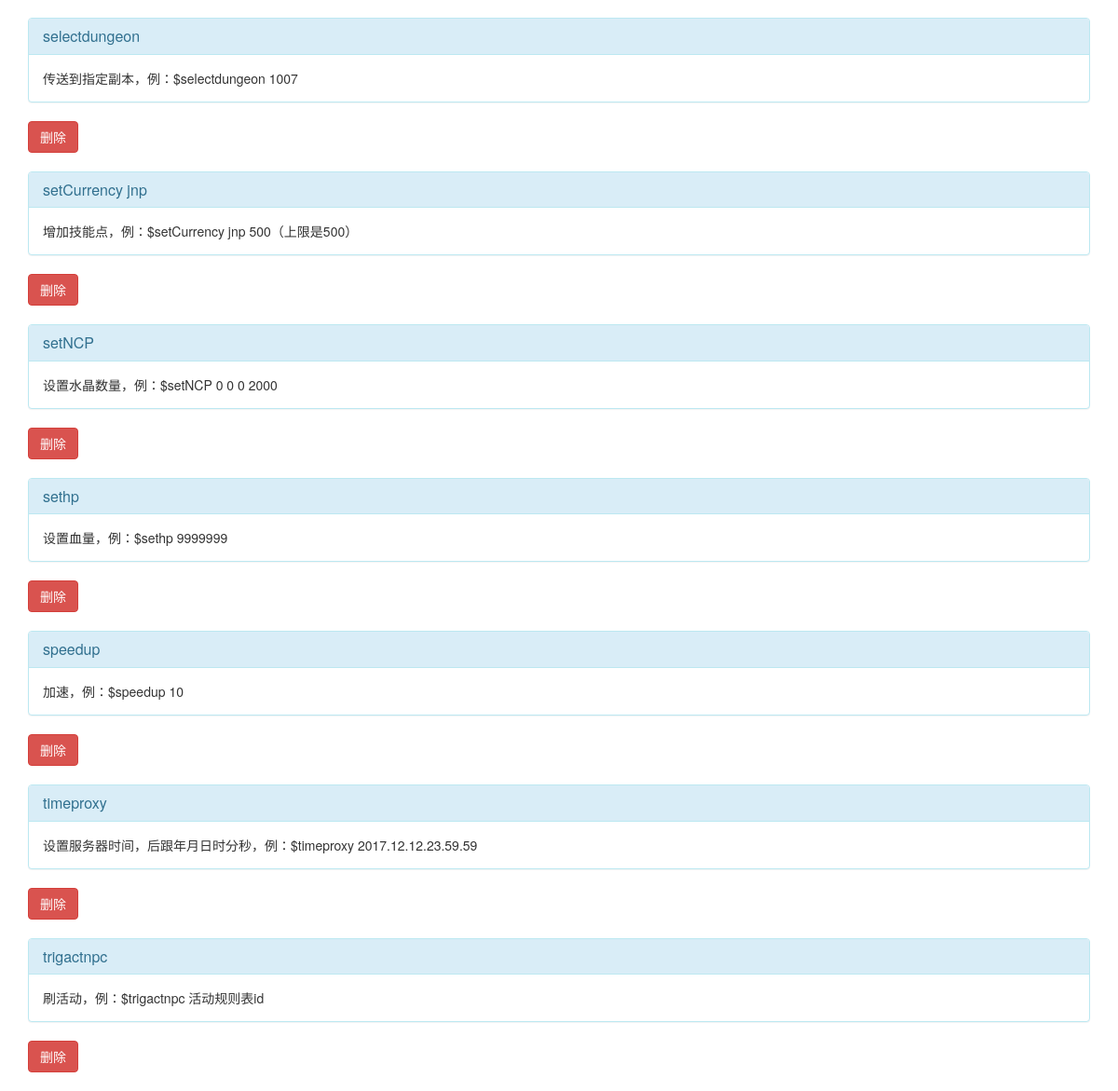
Page / (signed in, lower part) on the earlier database version.
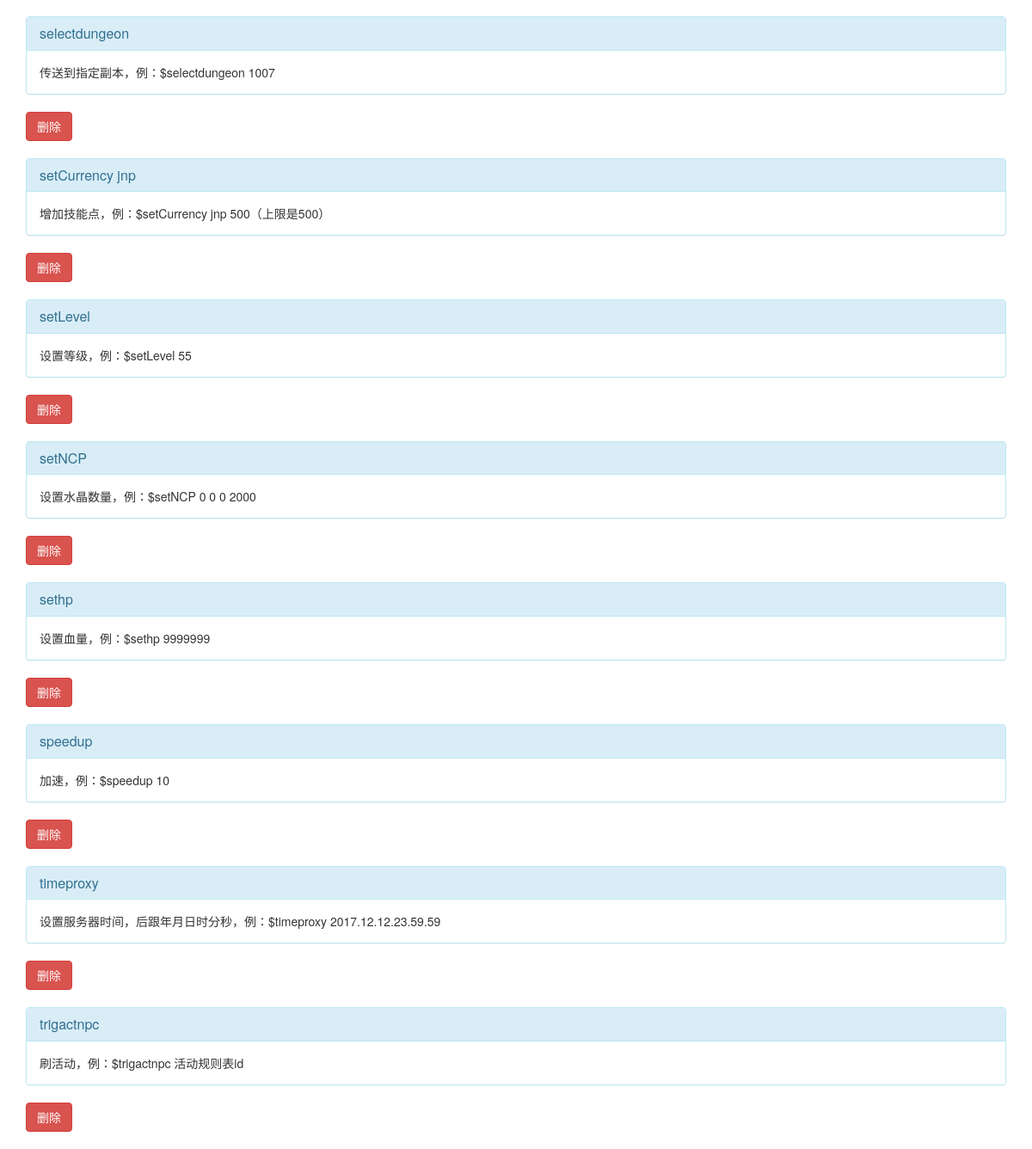
Same page on the later database version.
### app/models.py (models this page shows)
class Post(db.Model):
    __tablename__ = 'posts'
    gm = db.Column(db.String(128), primary_key = True)
    info = db.Column(db.Text)
    timestamp = db.Column(db.DateTime, index=True, default = datetime.utcnow)
    author_id = db.Column(db.Integer, db.ForeignKey('users.id'))

### app/main/views.py (the view)
@main.route('/', methods = ['GET','POST'])
def index():
    try:
        if current_user.is_login():
            pass
    except:
            return redirect(url_for('auth.login'))
    form1 = PostForm()
    if form1.validate_on_submit():
        post = Post(gm=form1.gm.data, info=form1.info.data)
        db.session.add(post)
        return redirect(url_for('.index'))
    if request.method == 'POST':
        delete_gm = request.form['for_query']
        delete_gm_find = Post.query.filter_by(gm=delete_gm).first()
        db.session.delete(delete_gm_find)
        return redirect(url_for('.index'))
    posts = Post.query.order_by('gm').all()
    return render_template('index.html', form=form1,posts = posts)

### app/models.py (called while the page is built)
@login_manager.user_loader
def load_user(user_id):
    return User.query.get(int(user_id))

    def is_shakboo(self):
        if self.username == "shakboo":
            return True
        return False

    def is_login(self):
        return True

### app/templates/index.html (shortened to what this page needs)
{% extends "base.html" %}
{% import "bootstrap/wtf.html" as wtf %}
{% block page_content %}
<br>
<div class="posts">
    {% for post in posts %}
    <form class="post" method="post" action="{{ url_for('main.index') }}">
        <div class="panel panel-info">
            <div class="panel-heading">
                <h3 class="panel-title gm-exist">{{ post.gm }}</h3>
            </div>
            <div class="panel-body info-exist">{{ post.info }}</div>
        </div>
        {% if current_user.is_shakboo() %}
            <button class="btn btn-danger btn-query" type="submit" name="delete"><a style="text-decoration:none"><font style="color:white"> 删除</font></a></button>
        {% endif %}
    </form>
        {% if current_user.is_shakboo() %}
            <br>
        {% endif %}
    {% endfor %}
</div>
{% endblock %}

### app/templates/base.html (shortened to what this page needs)
{% extends "bootstrap/base.html" %}
{% block content %}
<div class="container">
    {% block page_content %}{% endblock %}
</div>
{% endblock %}

Differences in the rows shown:
added Post: gm "setLevel", info "设置等级，例：$setLevel 55"
